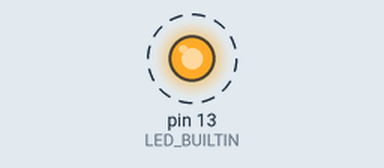
Recording of a sketch running on a simulated Arduino Uno, built with avr-gcc and run on an emulated ATmega328P. Parts: output pins drawn as LEDs (lit = HIGH). Dashed ring = blinking.

Above: at 0.5 s.
Timing chart, 0 to 4.6 s (numbered marks = the images above):
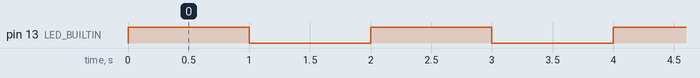

The sketch:

soft_boiled_egg_timer_v1.ino
```cpp
void setup() {
  pinMode(LED_BUILTIN, OUTPUT);
}

int counter;

void loop() {
  if (counter < 3550) {
    digitalWrite(LED_BUILTIN, HIGH);
    delay(1000);
    digitalWrite(LED_BUILTIN, LOW);
    delay(1000);
    counter += 20;
  } else if (counter < 3600) {
    digitalWrite(LED_BUILTIN, HIGH);
    delay(100);
    digitalWrite(LED_BUILTIN, LOW);
    delay(100);
    counter += 2;
  } else {
    digitalWrite(LED_BUILTIN, HIGH);
  }
}
```

Measured:
- by itself, pin 13 (LED_BUILTIN): alternates HIGH for 1.0 s and LOW for 1.0 s
